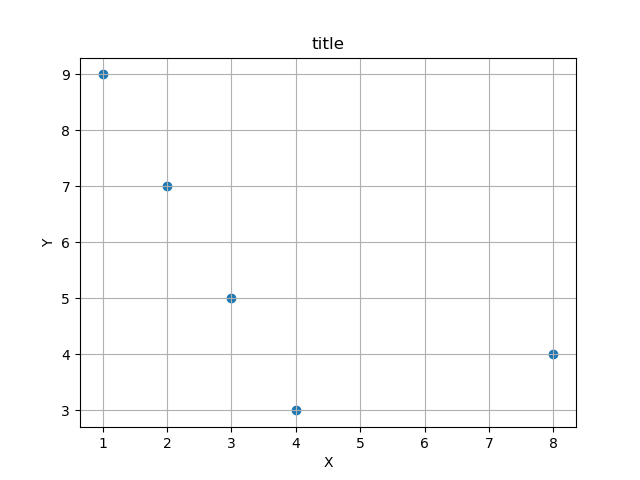

Write the Python code that produced this figure.
""" p5_16.py """

import matplotlib.pyplot as plt

pt_x = [8, 4, 3, 2, 1]
pt_y = [4, 3, 5, 7, 9]

fig, ax = plt.subplots()
ax.scatter(pt_x, pt_y)
ax.set_title("title")
ax.set_xlabel("X")
ax.set_ylabel("Y")
ax.grid(True)
# plt.show()
plt.savefig("p5_16.png")
